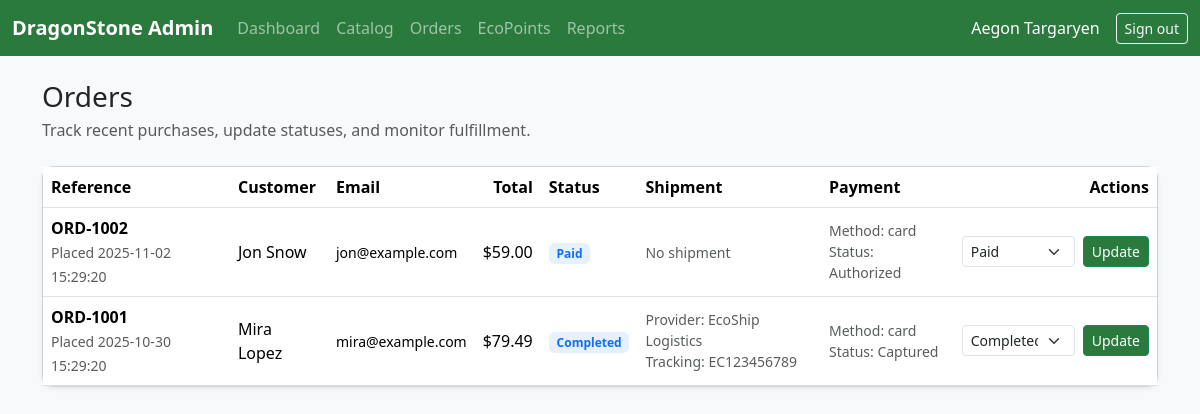
Page /admin/orders.php (signed in) on the committed database.
### tables this page shows
CREATE TABLE orders (
    id INT UNSIGNED AUTO_INCREMENT PRIMARY KEY,
    customer_id INT UNSIGNED NOT NULL,
    order_reference VARCHAR(40) NOT NULL UNIQUE,
    subtotal DECIMAL(10,2) NOT NULL,
    discount_total DECIMAL(10,2) NOT NULL DEFAULT 0,
    total DECIMAL(10,2) NOT NULL,
    total_converted DECIMAL(10,2) NOT NULL DEFAULT 0,
    currency_code CHAR(3) NOT NULL DEFAULT 'USD',
    currency_rate DECIMAL(10,6) NOT NULL DEFAULT 1.000000,
    eco_points_awarded INT DEFAULT 0,
    eco_points_redeemed INT DEFAULT 0,
    status ENUM('pending','paid','shipped','completed','cancelled') DEFAULT 'pending',
    placed_at DATETIME NOT NULL DEFAULT CURRENT_TIMESTAMP,
    FOREIGN KEY (customer_id) REFERENCES customers(id)
        ON DELETE CASCADE ON UPDATE CASCADE
);

CREATE TABLE customers (
    id INT UNSIGNED AUTO_INCREMENT PRIMARY KEY,
    first_name VARCHAR(60) NOT NULL,
    last_name VARCHAR(60) NOT NULL,
    email VARCHAR(120) NOT NULL UNIQUE,
    password_hash VARCHAR(255) NOT NULL,
    phone VARCHAR(40) NULL,
    city VARCHAR(120) NULL,
    country VARCHAR(120) NULL,
    eco_points INT DEFAULT 0,
    created_at TIMESTAMP DEFAULT CURRENT_TIMESTAMP,
    updated_at TIMESTAMP DEFAULT CURRENT_TIMESTAMP ON UPDATE CURRENT_TIMESTAMP
);

CREATE TABLE payments (
    id INT UNSIGNED AUTO_INCREMENT PRIMARY KEY,
    order_id INT UNSIGNED NOT NULL,
    method ENUM('card','paypal','bank_transfer','manual') NOT NULL,
    amount DECIMAL(10,2) NOT NULL,
    amount_converted DECIMAL(10,2) NOT NULL DEFAULT 0,
    currency_code CHAR(3) NOT NULL DEFAULT 'USD',
    status ENUM('pending','authorized','captured','failed','refunded') DEFAULT 'pending',
    processed_at DATETIME NULL,
    FOREIGN KEY (order_id) REFERENCES orders(id)
        ON DELETE CASCADE ON UPDATE CASCADE
);

CREATE TABLE shipments (
    id INT UNSIGNED AUTO_INCREMENT PRIMARY KEY,
    order_id INT UNSIGNED NOT NULL,
    provider VARCHAR(80) NOT NULL,
    tracking_number VARCHAR(80) NULL,
    shipped_at DATETIME NULL,
    delivered_at DATETIME NULL,
    FOREIGN KEY (order_id) REFERENCES orders(id)
        ON DELETE CASCADE ON UPDATE CASCADE
);

### src/helpers.php (called while the page is built, shortened)
<?php
function renderAdmin(string $view, array $data = []): void
{
    $baseViewPath = __DIR__ . '/views/';
    $viewPath = $baseViewPath . $view . '.php';
    $defaultData = [
        'appName' => $_ENV['APP_NAME'] ?? 'DragonStone Admin',
        'baseUrl' => $_ENV['APP_URL'] ?? '/',
        'flash' => pull_flash(),
        'adminName' => $_SESSION['admin_name'] ?? 'Team Member',
        'permissions' => $data['permissions'] ?? [],
        'activeCurrency' => CurrencyService::getActiveCurrency(),
    ];
    extract(array_merge($defaultData, $data));
    require $baseViewPath . 'layout/admin-header.php';
    require $viewPath;
    require $baseViewPath . 'layout/admin-footer.php';
}
function format_currency(float $amount, string $currency = 'USD'): string
{
    return CurrencyService::format($amount, $currency);
}
function pull_flash(): ?array
{
    return null;
}

### admin/orders.php (called while the page is built, shortened)
<?php
$basePath = realpath(__DIR__ . '/..');
require_once $basePath . '/src/helpers.php';
$pdo = databaseConnection();
$adminId = AdminAuth::id();
$permissions = AdminRepository::permissions($pdo, $adminId ?? 0);
$orders = $pdo->query(
    'SELECT o.*, c.first_name, c.last_name, c.email
     FROM orders o
     INNER JOIN customers c ON o.customer_id = c.id
     ORDER BY o.placed_at DESC'
)->fetchAll() ?: [];
$shipmentsStmt = $pdo->query('SELECT order_id, provider, tracking_number, shipped_at, delivered_at FROM shipments');
$shipments = [];
foreach ($shipmentsStmt->fetchAll() ?: [] as $shipment) {
    $shipments[(int)$shipment['order_id']] = $shipment;
}
$paymentsStmt = $pdo->query('SELECT order_id, method, status, processed_at FROM payments');
$payments = [];
foreach ($paymentsStmt->fetchAll() ?: [] as $payment) {
    $payments[(int)$payment['order_id']] = $payment;
}
renderAdmin('admin/orders', [
    'title' => 'Order Management',
    'orders' => $orders,
    'shipments' => $shipments,
    'payments' => $payments,
    'permissions' => $permissions,
]);

### src/Services/CurrencyService.php (called while the page is built, shortened)
<?php
final class CurrencyService
{
    public static function getActiveCurrency(): string
    {
        $code = $_SESSION[self::SESSION_KEY] ?? self::BASE_CURRENCY;
        return $code;
    }
    public static function format(float $amount, ?string $currency = null): string
    {
        $currency = $currency ? strtoupper($currency) : self::getActiveCurrency();
        $formatter = numfmt_create('en_US', \NumberFormatter::CURRENCY);
        $formatted = numfmt_format_currency($formatter, $amount, $currency);
        return $formatted !== false ? $formatted : sprintf('%s %.2f', $currency, $amount);
    }
}

### src/views/admin/orders.php (the view, shortened to what this page needs)
<div class="d-flex flex-column flex-md-row justify-content-between align-items-md-center mb-4">
    <div>
        <h2 class="h3 mb-1">Orders</h2>
        <p class="text-muted mb-0">Track recent purchases, update statuses, and monitor fulfillment.</p>
    </div>
</div>
<div class="card shadow-sm">
    <div class="table-responsive">
        <table class="table align-middle mb-0">
            <thead>
            <tr>
                <th>Reference</th>
                <th>Customer</th>
                <th>Email</th>
                <th class="text-end">Total</th>
                <th>Status</th>
                <th>Shipment</th>
                <th>Payment</th>
                <th class="text-end">Actions</th>
            </tr>
            </thead>
            <tbody>
            <?php foreach ($orders as $order): ?>
                <?php
                $orderId = (int)$order['id'];
                $shipment = $shipments[$orderId] ?? null;
                $payment = $payments[$orderId] ?? null;
                ?>
                <tr>
                    <td>
                        <div class="fw-semibold"><?= htmlspecialchars($order['order_reference']) ?></div>
                        <small class="text-muted">Placed <?= htmlspecialchars($order['placed_at']) ?></small>
                    </td>
                    <td><?= htmlspecialchars($order['first_name'] . ' ' . $order['last_name']) ?></td>
                    <td><small><?= htmlspecialchars($order['email']) ?></small></td>
                    <td class="text-end"><?= htmlspecialchars(format_currency((float)$order['total'])) ?></td>
                    <td>
                        <span class="badge bg-primary bg-opacity-10 text-primary text-capitalize"><?= htmlspecialchars($order['status']) ?></span>
                    </td>
                    <td>
                        <?php if ($shipment): ?>
                            <small class="text-muted d-block">Provider: <?= htmlspecialchars($shipment['provider']) ?></small>
                            <small class="text-muted d-block">Tracking: <?= htmlspecialchars($shipment['tracking_number']) ?></small>
                        <?php else: ?>
                            <small class="text-muted">No shipment</small>
                        <?php endif; ?>
                    </td>
                    <td>
                        <?php if ($payment): ?>
                            <small class="text-muted d-block">Method: <?= htmlspecialchars($payment['method']) ?></small>
                            <small class="text-muted d-block text-capitalize">Status: <?= htmlspecialchars($payment['status']) ?></small>
                        <?php else: ?>
                            <small class="text-muted">No payment</small>
                        <?php endif; ?>
                    </td>
                    <td class="text-end">
                        <form method="post" action="orders.php" class="d-inline-flex align-items-center gap-2">
                            <select name="status" class="form-select form-select-sm">
                                <?php foreach (['pending','paid','shipped','completed','cancelled'] as $status): ?>
                                    <option value="<?= $status ?>" <?= $status === $order['status'] ? 'selected' : '' ?>>
                                        <?= ucfirst($status) ?>
                                    </option>
                                <?php endforeach; ?>
                            </select>
                            <button type="submit" class="btn btn-sm btn-success">Update</button>
                        </form>
                    </td>
                </tr>
            <?php endforeach; ?>
            </tbody>
        </table>
    </div>
</div>

### admin/assets/admin.css (style rules this page uses)
html, body { height: 100%; }
body { background-color: #f4f7f2; display: flex; flex-direction: column; }
.card { border-radius: 0.75rem; }
.btn-success, .bg-success { background-color: #2b7a3d !important; }

### rows in the picture
orders: order_reference "ORD-1002", placed_at "2025-11-02 15:29:20", customer.last_name "Jon Snow", customer.email "jon@example.com", total "$59.00", status "Paid", shows "No shipment", id.method "card", id.status "Authorized"
orders: order_reference "ORD-1001", placed_at "2025-10-30 15:29:20", customer.last_name "Mira Lopez", customer.email "mira@example.com", total "$79.49", status "Completed", id.provider "EcoShip Logistics", id.tracking_number "EC123456789", id.method "card", id.status "Captured"

### other values in the picture
$adminName "Aegon Targaryen"
